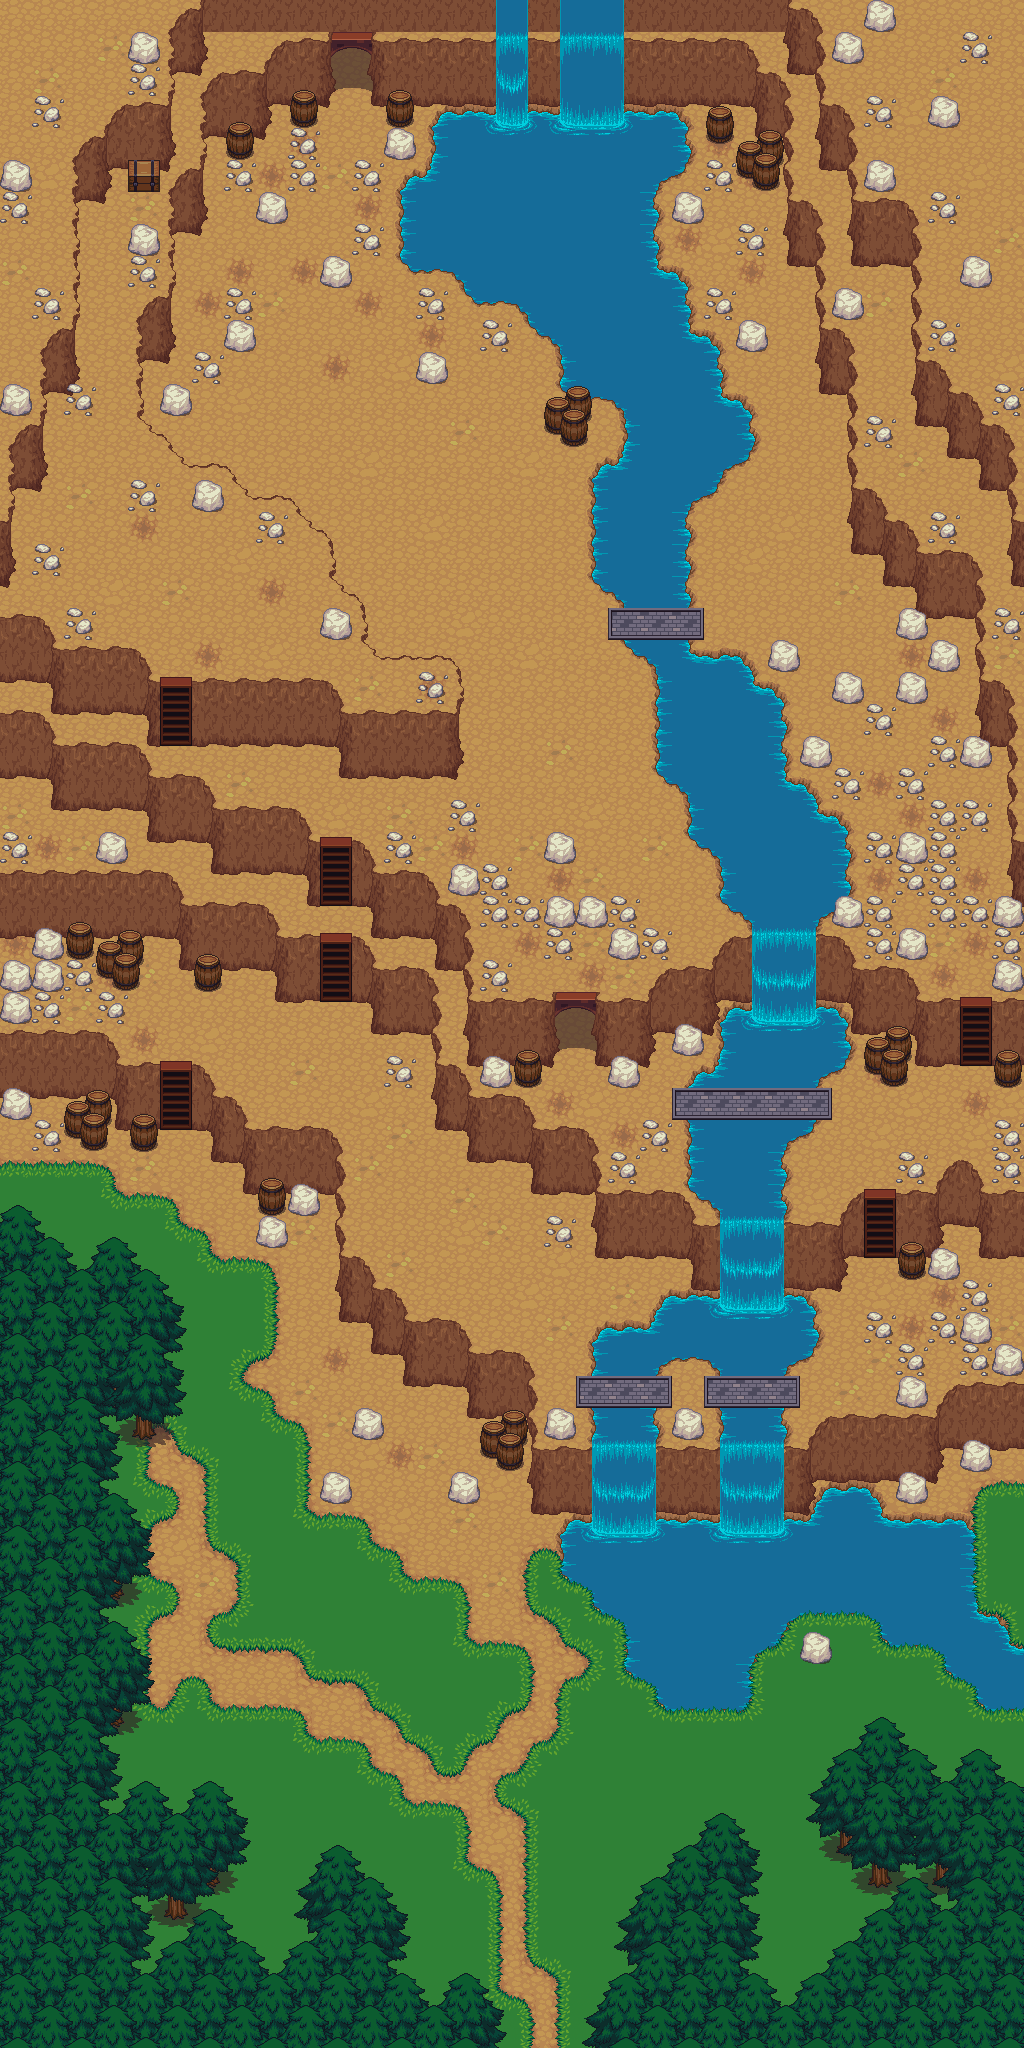

Below is a game level as drawn by its tile map, then a one-line description and the .tmx that defines it (tile-layer data replaced by summaries):
An orthogonal 32x64 tile map with 32x32 px tiles, 16 tile layers (base, water_a, edges_a, edges_b, ...), 18 tilesets.

<map version="1.0" orientation="orthogonal" width="32" height="64" tilewidth="32" tileheight="32">
 <tileset firstgid="1" name="dirt" tilewidth="32" tileheight="32">
  <image source="../sprites/dirt.png" width="96" height="192" />
 </tileset>
 <tileset firstgid="19" name="grass" tilewidth="32" tileheight="32">
  <image source="../sprites/grass.png" width="96" height="192" />
 </tileset>
 <tileset firstgid="37" name="dirt2" tilewidth="32" tileheight="32">
  <image source="../sprites/dirt2.png" width="96" height="192" />
 </tileset>
 <tileset firstgid="55" name="lavarock" tilewidth="32" tileheight="32">
  <image source="../sprites/lavarock.png" width="96" height="192" />
 </tileset>
 <tileset firstgid="73" source="../sprites/wallfloor.tsx" />
 <tileset firstgid="98" source="../sprites/trunk.tsx" />
 <tileset firstgid="116" source="../sprites/water.tsx" />
 <tileset firstgid="134" source="../sprites/watergrass.tsx" />
 <tileset firstgid="152" source="../sprites/rock.tsx" />
 <tileset firstgid="154" name="waterfall" tilewidth="32" tileheight="32">
  <image source="../sprites/waterfall.png" width="96" height="160" />
 </tileset>
 <tileset firstgid="169" name="cementstair" tilewidth="32" tileheight="32">
  <image source="../sprites/cementstair.png" width="160" height="128" />
 </tileset>
 <tileset firstgid="189" name="dungeon" tilewidth="32" tileheight="32">
  <image source="../sprites/dungeon.png" width="416" height="416" />
  <tile id="8">
   <properties>
    <property name="wall" value="n" />
   </properties>
  </tile>
  <tile id="9">
   <properties>
    <property name="wall" value="n" />
   </properties>
  </tile>
 </tileset>
 <tileset firstgid="358" name="stairs" tilewidth="32" tileheight="32">
  <image source="../sprites/stairs.png" width="256" height="448" />
 </tileset>
 <tileset firstgid="470" name="cabinets" tilewidth="32" tileheight="32">
  <image source="../sprites/cabinets.png" width="416" height="416" />
 </tileset>
 <tileset firstgid="639" source="../sprites/house.tsx" />
 <tileset firstgid="760" source="../sprites/barrel.tsx" />
 <tileset firstgid="768" source="../sprites/treetop.tsx" />
 <tileset firstgid="810" source="../sprites/chests.tsx" />
 <layer name="base" width="32" height="64">
  <data>[2048 cells, 2048 non-empty, 17 distinct tile ids]</data>
 </layer>
 <layer name="water_a" width="32" height="64">
  <data>[2048 cells, 338 non-empty, 25 distinct tile ids]</data>
 </layer>
 <layer name="edges_a" width="32" height="64">
  <data>[2048 cells, 668 non-empty, 42 distinct tile ids]</data>
 </layer>
 <layer name="edges_b" width="32" height="64">
  <data>[2048 cells, 193 non-empty, 19 distinct tile ids]</data>
 </layer>
 <layer name="water_b" width="32" height="64">
  <data>[2048 cells, 13 non-empty, 3 distinct tile ids]</data>
 </layer>
 <layer name="edges_c" width="32" height="64">
  <data>[2048 cells, 98 non-empty, 29 distinct tile ids]</data>
 </layer>
 <layer name="objects" width="32" height="64">
  <data>[2048 cells, 154 non-empty, 16 distinct tile ids]</data>
 </layer>
 <layer name="trunks_a" width="32" height="64">
  <data>[2048 cells, 35 non-empty, 7 distinct tile ids]</data>
 </layer>
 <layer name="trunks_b" width="32" height="64">
  <data>[2048 cells, 28 non-empty, 7 distinct tile ids]</data>
 </layer>
 <layer name="trees_low_b" width="32" height="64">
  <data>[2048 cells, 88 non-empty, 1 distinct tile ids]</data>
 </layer>
 <layer name="trees_low_a" width="32" height="64">
  <data>[2048 cells, 149 non-empty, 2 distinct tile ids]</data>
 </layer>
 <layer name="trees_mid_b" width="32" height="64">
  <data>[2048 cells, 102 non-empty, 1 distinct tile ids]</data>
 </layer>
 <layer name="trees_mid_a" width="32" height="64">
  <data>[2048 cells, 178 non-empty, 2 distinct tile ids]</data>
 </layer>
 <layer name="trees_high_b" width="32" height="64">
  <data>[2048 cells, 116 non-empty, 1 distinct tile ids]</data>
 </layer>
 <layer name="trees_high_a" width="32" height="64">
  <data>[2048 cells, 205 non-empty, 2 distinct tile ids]</data>
 </layer>
 <layer name="tree_tops" width="32" height="64">
  <data>[2048 cells, 122 non-empty, 1 distinct tile ids]</data>
 </layer>
</map>
